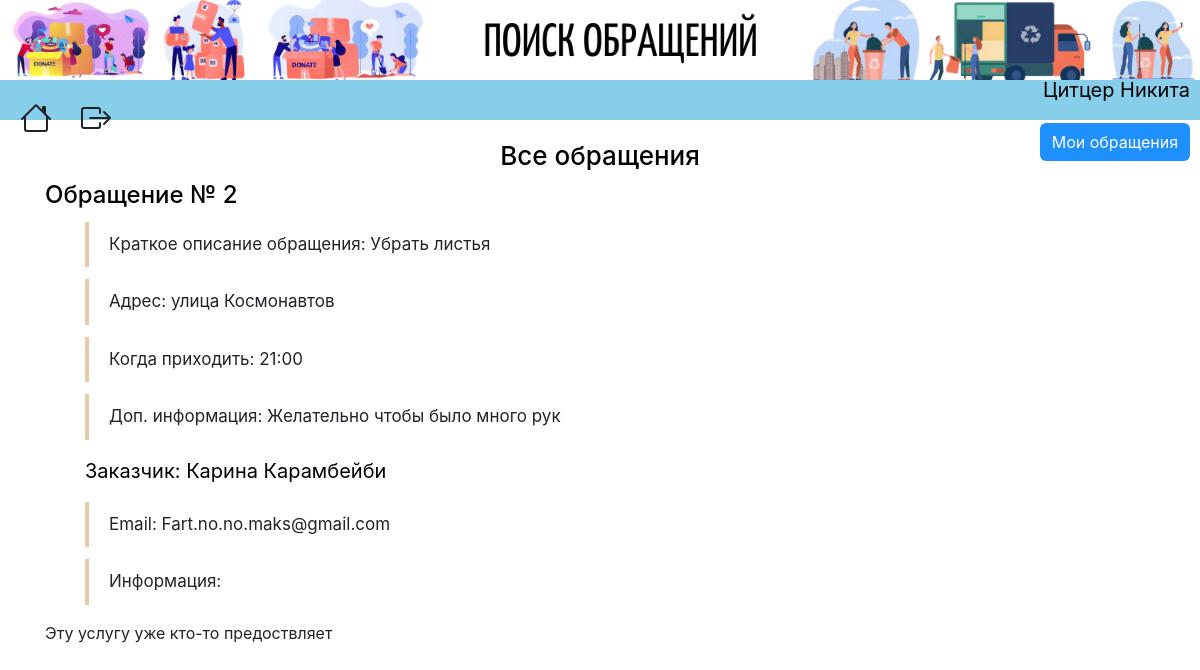
The page /about_job/2 (signed in) on the database its author committed.
### data/users.py (models this page shows, shortened)
class User(SqlAlchemyBase, UserMixin):
    __tablename__ = 'users'
    id = sqlalchemy.Column(sqlalchemy.Integer, primary_key=True, autoincrement=True)
    surname = sqlalchemy.Column(sqlalchemy.String, nullable=True)
    name = sqlalchemy.Column(sqlalchemy.String, nullable=True)
    employment = sqlalchemy.Column(sqlalchemy.String, nullable=True)
    email = sqlalchemy.Column(sqlalchemy.String, index=True, unique=True, nullable=True)
    hashed_password = sqlalchemy.Column(sqlalchemy.String, nullable=True)
    info = sqlalchemy.Column(sqlalchemy.String, nullable=True)
    job = orm.relation("Jobs", back_populates='user')

### data/jobs.py (models this page shows)
class Jobs(SqlAlchemyBase):
    __tablename__ = 'jobs'
    id = sqlalchemy.Column(sqlalchemy.Integer,
                           primary_key=True, autoincrement=True)
    employer = sqlalchemy.Column(sqlalchemy.Integer, sqlalchemy.ForeignKey("users.id"))
    description = sqlalchemy.Column(sqlalchemy.String)
    address = sqlalchemy.Column(sqlalchemy.String)
    info = sqlalchemy.Column(sqlalchemy.String, nullable=True)
    date = sqlalchemy.Column(sqlalchemy.String)
    coords = sqlalchemy.Column(sqlalchemy.String)
    is_finished = sqlalchemy.Column(sqlalchemy.Boolean, default=False)
    employee = sqlalchemy.Column(sqlalchemy.Integer, default=0)
    user = orm.relation('User')

### data/jobs_api.py (the view)
@blueprint.route('/about_job/<int:job_id>', methods=['GET', 'POST'])
@login_required
def about_job(job_id):
    form = Ready()
    session = db_session.create_session()
    job = session.query(Jobs).filter(Jobs.id == job_id).first()
    employer = session.query(User).filter(User.id == job.employer).first()
    if request.method == "POST":
        if form.submit_ready.data:
            job.employee = current_user.id
        if form.submit_refuse.data:
            job.employee = 0
    session.commit()
    return render_template("about.html", job=job, employer=employer, form=form)

### data/db_session.py (called while the page is built)
def create_session() -> Session:
    global __factory
    return __factory()

### main.py (called while the page is built)
def main():
    db_session.global_init("db/jobs.db")
    @login_manager.user_loader
    def load_user(user_id):
        session = db_session.create_session()
        return session.query(User).get(user_id)
    app.register_blueprint(jobs_api.blueprint)
    app.register_blueprint(user_api.blueprint)
    @app.errorhandler(404)
    def not_found(error):
        return make_response(jsonify({'error': 'Not found'}), 404)
    app.run()

### templates/about.html (shortened to what this page needs)
{% extends "base.html" %}
{% block content %}
<h2 class="about-job-title">Все обращения</h2>
<h4 class="about-job-number">Обращение № {{ job.id }}</h4>
<ul>
    <li>Краткое описание обращения: {{ job.description }}</li>
    <li>Адрес: {{ job.address }}</li>
    <li>Когда приходить: {{ job.date }}</li>
    <li>Доп. информация: {{ job.info }}</li>
</ul>
<ul><p class="about-job-employer">Заказчик: {{ employer.surname }} {{ employer.name }}</p>
    <li>Email: {{ employer.email }}</li>
    <li>Информация: {{ employer.info }}</li>
</ul>
<form action="" method="POST">
    {% if current_user.is_authenticated and current_user.employment == 'Волонтёр' and job.employee == 0 %}
    <p>{{ form.submit_ready(type="submit", class="ready-btn") }}</p>
    {% elif current_user.is_authenticated and current_user.id == job.employee %}
    <div class="already-about-job">Вы готовы приступить к работе</div>
    <p>{{ form.submit_refuse(type="submit", class="refuse-btn") }}</p>
    {% elif current_user.is_authenticated and current_user.id != job.employee and job.employee != 0 %}
    <div>
        <p>Эту услугу уже кто-то предоствляет</p>
    </div>
    {% endif %}
</form>
{% endblock %}

### templates/base.html (shortened to what this page needs)
<!doctype html>
<html lang="en">
<head>
    <link rel="stylesheet" type="text/css" href="/static/css/style.css"/>
    <link rel="stylesheet"
          href="https://stackpath.bootstrapcdn.com/bootstrap/4.4.1/css/bootstrap.min.css"
>
</head>
<body>
<div class="menu">
    <img src="http://127.0.0.1:5000/static/img/Поиск%20обращений.png" alt="моя картинка" class="img-responsive">
    <nav class="navbar">
        <a class="home" href="/">
        </a>
        {% if current_user.is_authenticated %}
        <a class="exit" href="/logout">
        </a>
        {% if current_user.is_authenticated and current_user.employment == 'Заказчик' %}
        <div class="my_orders">
            <a href="/myjobs">Мои обращения</a>
        </div>
        {% endif %}
        {% else %}
        <p>
        <div class="register"><a href="/register">Регистрация</a></div>
        <div class="login"><a href="/login">Вход</a></div>
        </p>
        {% endif %}
        <p class="username">{{ current_user.surname }} {{ current_user.name }}</p>
    </nav>
</div>
<main role="main" class="container">
    {% block content %}{% endblock %}
</main>
</body>
</html>

### static/css/style.css (style rules this page uses)
.menu { background: #87CEEB; height: 120px; }
.home { position: absolute; left: 20px; margin-top: 60px; color: #242225; }
.exit { position: absolute; left: 80px; margin-top: 60px; color: #242225; }
.my_orders a { position: absolute; right: 10px; margin-top: 35px; background-color: #1E90FF; color: #fff; border-radius: 6px; padding: 7px 12px 7px 12px; }
.username { position: absolute; margin-top: 20px; font-size: 20px; right: 10px; color: #000000; }
form { width: 60%; }
ul { list-style: none; counter-reset: li; }
ul li { border-left: 4px solid #e7caa8; padding:10px 20px 10px 20px; margin: 12px 0 12px 0; font-size: 17px; }
.about-job-title { text-align: center; margin-top: 20px; margin-bottom: 10px; font-size: 26px; color: #000000 ; }
.about-job-number { color: #000000; }
.about-job-employer { font-size: 20px; color: #000000; }
.img-responsive { max-width: 100%; height: auto; }

### rows shown on the page
User: surname "Цитцер", name "Никита"
Jobs: id "2", description "Убрать листья", address "улица Космонавтов", date "21:00", info "Желательно чтобы было много рук"
User: surname "Карина", name "Карамбейби", email "Fart.no.no.maks@gmail.com"
